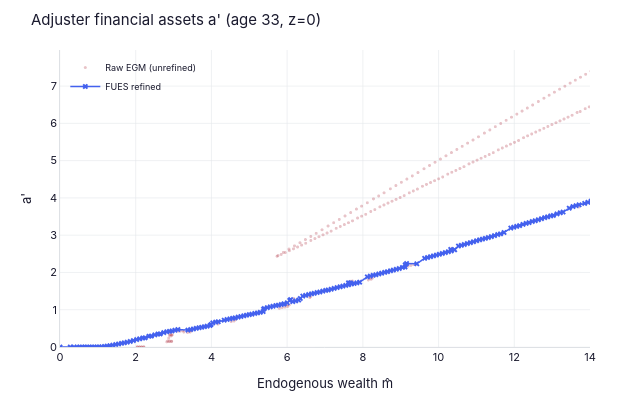
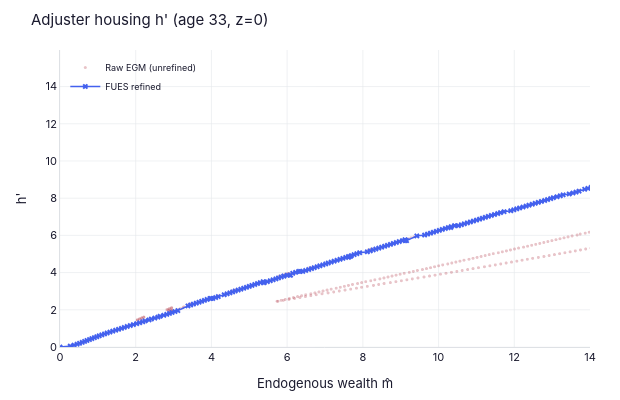
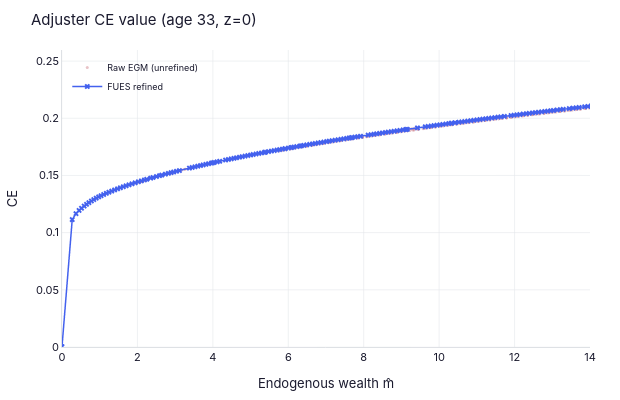

Write notebook code for charts like these, in order.
### Code cell
# ── Interactive plotly (zoom/pan to inspect dense crossings) ──
try:
    from examples.durables.outputs import nb_plot_adjuster_egm_interactive
    fig_a, fig_h, fig_v = nb_plot_adjuster_egm_interactive(
        results['FUES']['nest'], results['FUES']['grids'], plot_t=33)
    fig_a.show()
    fig_h.show()
    fig_v.show()
except Exception as e:
    print(f'Interactive plots skipped: {e}')

### Figure 1 — Plotly figure (JSON) as saved in the notebook; plotly's stock layout.template omitted (floating-point values rounded to 4 significant figures; data arrays with more than 128 entries replaced by an {"elided": "..."} marker saying what was removed)
{"data": [{"marker": {"color": "#b23a48", "opacity": 0.3, "size": 3}, "mode": "markers", "name": "Raw EGM (unrefined)", "type": "scattergl", "x": {"elided": "517 float values"}, "y": {"elided": "517 float values"}}, {"line": {"color": "#4361ee", "width": 1.5}, "marker": {"color": "#4361ee", "size": 5, "symbol": "x"}, "mode": "lines+markers", "name": "FUES refined", "type": "scattergl", "x": {"elided": "302 float values"}, "y": {"elided": "302 float values"}}], "layout": {"dragmode": "zoom", "font": {"color": "#1a1a2e", "family": "Inter, Helvetica Neue, Arial, sans-serif", "size": 11}, "height": 400, "legend": {"bgcolor": "rgba(0,0,0,0)", "borderwidth": 0, "font": {"size": 9}, "x": 0.01, "y": 0.99}, "margin": {"b": 40, "l": 60, "r": 30, "t": 50}, "paper_bgcolor": "#ffffff", "plot_bgcolor": "#ffffff", "title": {"text": "Adjuster financial assets a' (age 33, z=0)"}, "width": 620, "xaxis": {"gridcolor": "#e5e7eb", "gridwidth": 0.6, "linecolor": "#d1d5db", "linewidth": 0.8, "range": [0, 14], "tickfont": {"color": "#1a1a2e"}, "title": {"font": {"color": "#1a1a2e"}, "text": "Endogenous wealth m̂"}, "zerolinecolor": "#e5e7eb"}, "yaxis": {"gridcolor": "#e5e7eb", "gridwidth": 0.6, "linecolor": "#d1d5db", "linewidth": 0.8, "rangemode": "tozero", "tickfont": {"color": "#1a1a2e"}, "title": {"font": {"color": "#1a1a2e"}, "text": "a'"}, "zerolinecolor": "#e5e7eb"}}}

### Figure 2 — Plotly figure (JSON) as saved in the notebook; plotly's stock layout.template omitted (floating-point values rounded to 4 significant figures; data arrays with more than 128 entries replaced by an {"elided": "..."} marker saying what was removed)
{"data": [{"marker": {"color": "#b23a48", "opacity": 0.3, "size": 3}, "mode": "markers", "name": "Raw EGM (unrefined)", "type": "scattergl", "x": {"elided": "517 float values"}, "y": {"elided": "517 float values"}}, {"line": {"color": "#4361ee", "width": 1.5}, "marker": {"color": "#4361ee", "size": 5, "symbol": "x"}, "mode": "lines+markers", "name": "FUES refined", "type": "scattergl", "x": {"elided": "302 float values"}, "y": {"elided": "302 float values"}}], "layout": {"dragmode": "zoom", "font": {"color": "#1a1a2e", "family": "Inter, Helvetica Neue, Arial, sans-serif", "size": 11}, "height": 400, "legend": {"bgcolor": "rgba(0,0,0,0)", "borderwidth": 0, "font": {"size": 9}, "x": 0.01, "y": 0.99}, "margin": {"b": 40, "l": 60, "r": 30, "t": 50}, "paper_bgcolor": "#ffffff", "plot_bgcolor": "#ffffff", "title": {"text": "Adjuster housing h' (age 33, z=0)"}, "width": 620, "xaxis": {"gridcolor": "#e5e7eb", "gridwidth": 0.6, "linecolor": "#d1d5db", "linewidth": 0.8, "range": [0, 14], "tickfont": {"color": "#1a1a2e"}, "title": {"font": {"color": "#1a1a2e"}, "text": "Endogenous wealth m̂"}, "zerolinecolor": "#e5e7eb"}, "yaxis": {"gridcolor": "#e5e7eb", "gridwidth": 0.6, "linecolor": "#d1d5db", "linewidth": 0.8, "rangemode": "tozero", "tickfont": {"color": "#1a1a2e"}, "title": {"font": {"color": "#1a1a2e"}, "text": "h'"}, "zerolinecolor": "#e5e7eb"}}}

### Figure 3 — Plotly figure (JSON) as saved in the notebook; plotly's stock layout.template omitted (floating-point values rounded to 4 significant figures; data arrays with more than 128 entries replaced by an {"elided": "..."} marker saying what was removed)
{"data": [{"marker": {"color": "#b23a48", "opacity": 0.3, "size": 3}, "mode": "markers", "name": "Raw EGM (unrefined)", "type": "scattergl", "x": {"elided": "517 float values"}, "y": {"elided": "517 float values"}}, {"line": {"color": "#4361ee", "width": 1.5}, "marker": {"color": "#4361ee", "size": 5, "symbol": "x"}, "mode": "lines+markers", "name": "FUES refined", "type": "scattergl", "x": {"elided": "302 float values"}, "y": {"elided": "302 float values"}}], "layout": {"dragmode": "zoom", "font": {"color": "#1a1a2e", "family": "Inter, Helvetica Neue, Arial, sans-serif", "size": 11}, "height": 400, "legend": {"bgcolor": "rgba(0,0,0,0)", "borderwidth": 0, "font": {"size": 9}, "x": 0.01, "y": 0.99}, "margin": {"b": 40, "l": 60, "r": 30, "t": 50}, "paper_bgcolor": "#ffffff", "plot_bgcolor": "#ffffff", "title": {"text": "Adjuster CE value (age 33, z=0)"}, "width": 620, "xaxis": {"gridcolor": "#e5e7eb", "gridwidth": 0.6, "linecolor": "#d1d5db", "linewidth": 0.8, "range": [0, 14], "tickfont": {"color": "#1a1a2e"}, "title": {"font": {"color": "#1a1a2e"}, "text": "Endogenous wealth m̂"}, "zerolinecolor": "#e5e7eb"}, "yaxis": {"gridcolor": "#e5e7eb", "gridwidth": 0.6, "linecolor": "#d1d5db", "linewidth": 0.8, "rangemode": "tozero", "tickfont": {"color": "#1a1a2e"}, "title": {"font": {"color": "#1a1a2e"}, "text": "CE"}, "zerolinecolor": "#e5e7eb"}}}
